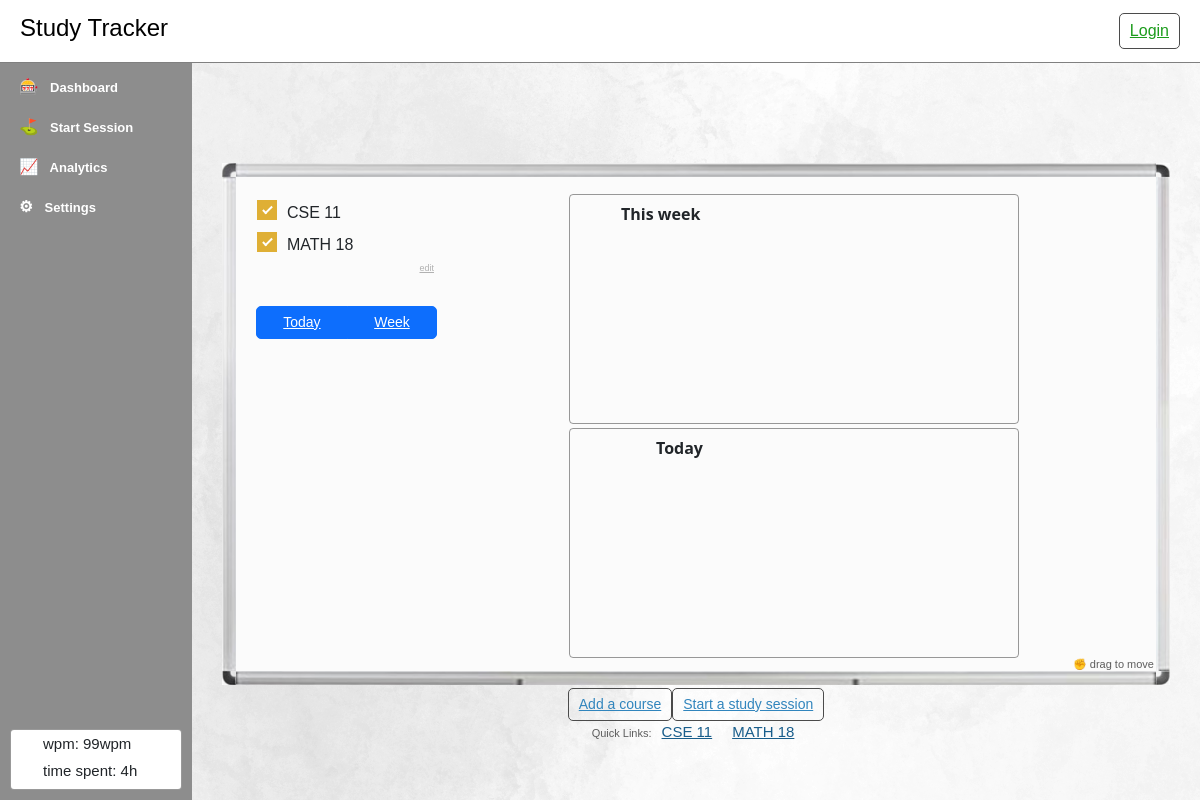
The app's page /courses/, older data.
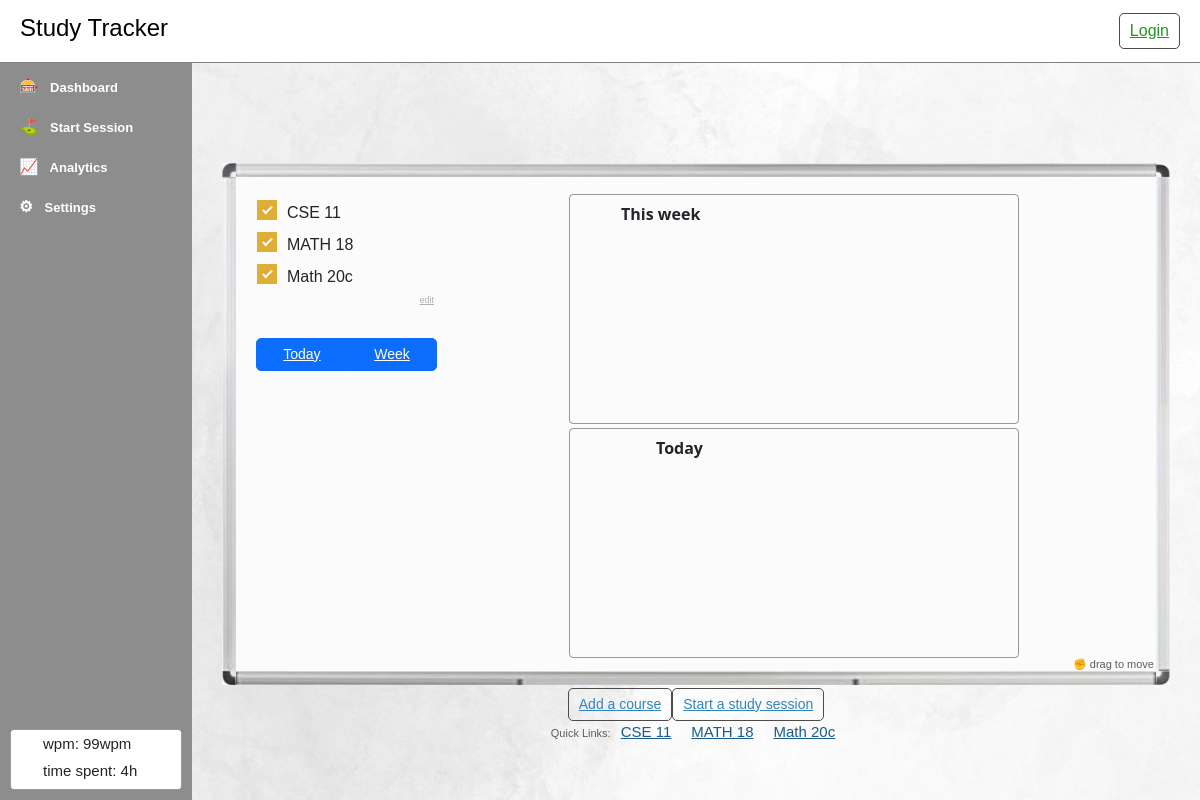
The same page, newer data.
### courses/models.py (models this page shows, shortened)
class Course(models.Model):
    course_name = models.CharField(max_length= 200)
    date_added = models.DateTimeField('Date added')

### courses/views.py (the view)
# urls.py: path('', views.index, name='index'),
def index(request):
    courses = Course.objects.all()
    context = {'courses': courses}
    return render(request, 'courses/index.html', context=context)

### courses/templates/courses/index.html (shortened to what this page needs)
{% extends 'base.html' %}
{% load static %}
{% block content %}
{% include 'partials/_sidebar.html' %}
<div style="flex-grow: 20; overflow-x: hidden; position: relative;">
<div style="position: absolute; width: 100%; height: 100%; padding: 0px 30px;">
    <div class="" id="whiteboard" style="display: grid; grid-template-columns: 14px auto 14px; grid-template-rows: 14px auto 14px; width: 100%; margin-top: 100px;">
        {% include 'partials/_preWhiteboard.html' %}
            <div style="padding: 13px; grid-column: 2; grid-row: 2; background: #fbfbfb; display: flex; flex-direction: row; position: relative;">
                <div style="display: flex; flex-wrap: wrap; flex-direction: column; padding: 8px;">
                    {% if courses %}
                        <ul class="control-group" style="width: 180px; list-style-type: none; padding-left: 0px; margin: 0px;">
                            {% for c in courses %}
                                <label class="control control-checkbox">
                                    {{ c.course_name }}
                                    <div class="control_indicator"></div>
                                </label>
                            {% endfor %}
                        </ul>
                        <a style="margin: 0px; padding-right: 3px;" class="remarks" href="{% url 'courses:list' %}">edit</a>
                    {% else %}
                        <label>You don't have any courses yet</label>
                    {% endif %}
                    <div class="btn-group" role="group" style="margin-top: 30px;">
                        <label class="btn btn-outline-primary btn-sm" for="btnTodayGraph">Today</label>
                        <label class="btn btn-outline-primary btn-sm" for="btnWeekGraph">Week</label>
                    </div>
                </div>
                <div style="display: flex; justify-content: space-around; flex-grow: 3; flex-wrap: wrap;">
                    <div class="box dashboard-graphWeek" id="graphWeek" style="padding: 10px 16px 0px 0px; display: flex; flex-direction: column; max-height: 250px; max-width: 800px; min-width: 450px; width: 47%; height: 230px; margin-top: 4px;">
                        <h6 class="no-margin center" style="position: absolute; padding-left: 51px;">This week</h6>
                        <div id="weekChart" style="height: 100%;"></div>
                    </div>
                    <div class="box dashboard-graphToday" id="graphToday" style="padding: 10px 16px 0px 0px; display: flex; flex-direction: column; max-height: 250px; max-width: 800px; min-width: 450px; width: 47%; height: 230px; margin-top: 4px;">
                        <h6 class="no-margin center" style="position: absolute; padding-left: 86px;">Today</h6>
                        <div id="timeSpent" style="height: 100%;"></div>
                    </div>
                </div>
                <div class="hover-grab" id="moveWhiteboard" style="position: absolute; bottom: -4px; right: 2px;"><p class="sub">✊ drag to move</p></div>
            </div>
        {% include 'partials/_postWhiteboard.html' %}
    </div>
    <div style="display: flex; width: 100%; justify-content: center; align-items: baseline; margin-top: 3px;">
        <a class="btn btn-sm" href="{% url 'courses:add_course' %}">Add a course</a>
        <a class="btn btn-sm" href="{% url 'courses:start_study_session' %}">Start a study session</a>
    </div>
    <div style="display: flex; width: 100%; justify-content: center; align-items: baseline;">
        {% if courses %}
            <p class="sub">Quick Links:</p>
            {% for c in courses %}
                <a style="margin: 0px 10px;" href="/courses/{{ c.id }}/">{{ c.course_name }}</a>
            {% endfor %}
        {% else %}
            <p>You have no courses yet.</p>
        {% endif %}
    </div>
</div>
</div>
{% endblock %}

Row changes from the older to the newer data that the page shows:
added Course: course_name "Math 20c"
